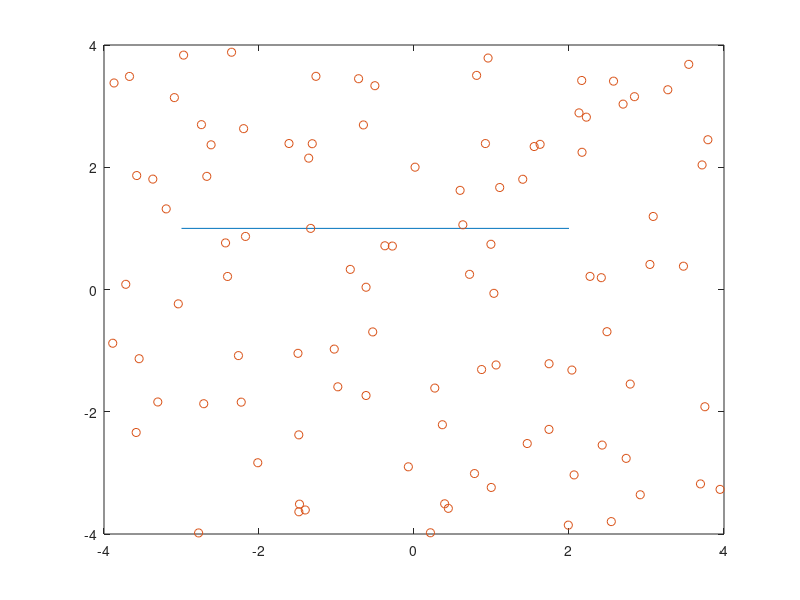

MATLAB code to generate this figure: (Note: this script raises an error after producing the figure.)

clear all;
close all
N = 100;
A1 = -3;
B1 = 2;
A = [A1,1]; B = [B1,1];
n = [0,1];
tau = [1,0];
X = 2*4*rand(N,2)-4;
X = [X; (2*A + B)/3];
plot([A(1),B(1)],[A(2),B(2)]);
hold on
plot(X(:,1),X(:,2),'o');
[compNorm,compTang] = gradlogr(A,B,X,n,tau);

% Comparaison avec la fonction intégrale de matlab
% composante normale :
sol = compNorm; ref = 0*sol;
for i = 1:N
    Xi = X(i,:);
    d = Xi(2);
    a = Xi(1);
    fun = @(y)(-d./((y-a).^2 + d.^2));
    ref(i) = integral(fun,A1,B1);
end

norm(ref - sol,'inf')

% composante tangentielle :
sol = compTang; ref = 0*sol;
for i = 1:N
    Xi = X(i,:);
    d = Xi(2);
    a = Xi(1);
    fun = @(y)((y-a)./((y-a).^2 + d.^2));
    ref(i) = integral(fun,A1,B1);
end

norm(ref - sol,'inf')